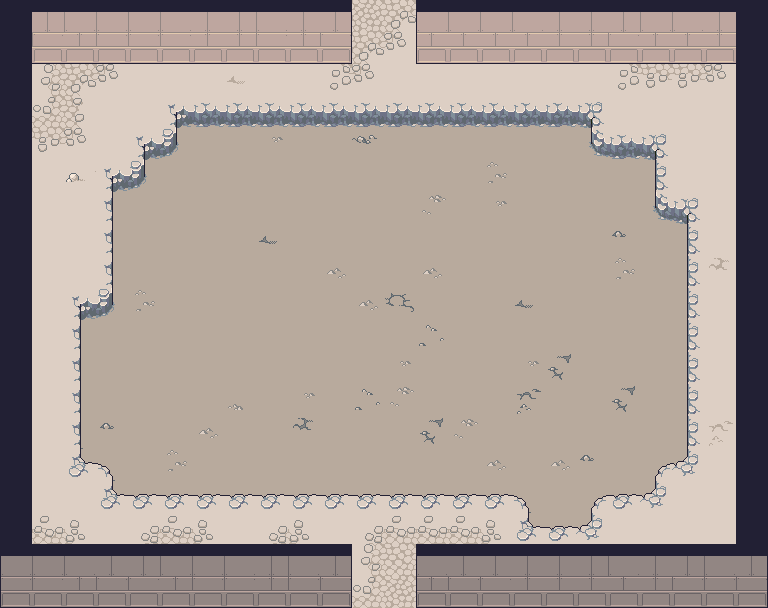

This is a level from a 2D game, rendered from its Tiled map with the project's own tilesets. A one-line summary and the complete map file follow:
An orthogonal 24x19 tile map with 32x32 px tiles, 4 tile layers (terrain, walltexture, walltexture-detail, walltops), 3 tilesets.

<map version="1.9" tiledversion="1.9.0" orientation="orthogonal" renderorder="right-down" width="24" height="19" tilewidth="32" tileheight="32" infinite="0" nextlayerid="5" nextobjectid="1">
 <tileset firstgid="1" source="../../tilesets/gather_terrains_3.x.tsx" />
 <tileset firstgid="7841" source="../../tilesets/Walls/Gather_Walls_unstable.tsx" />
 <tileset firstgid="21473" source="../../tilesets/gather_walls_3.x.tsx" />
 <layer id="1" name="terrain" width="24" height="19">
  <data encoding="csv">
2482,2482,2482,2482,2482,2430,2514,2571,2571,2570,2571,2571,2433,2591,2434,2571,2433,2591,2592,2430,2431,2432,2482,2482,
2482,2430,2431,2432,2482,2590,2591,2591,2591,2591,2434,2433,2592,2482,2590,2591,2592,2482,2482,2510,2570,2513,2432,2482,
2482,2510,2433,2592,2482,2482,2482,2419,2482,2482,2590,2592,2482,2482,2482,2482,2482,2482,2482,2590,2591,2591,2592,2482,
2430,2514,2512,2482,2482,6444,6602,6602,6602,6602,6602,6602,6602,6602,6602,6602,6602,6602,6445,2482,2482,2482,2482,2430,
2590,2591,2592,2482,6444,6603,6881,6881,6802,6881,6881,6724,6881,6881,6881,6881,6881,6881,6601,6602,6445,2482,2482,2590,
2432,2482,2423,6444,6603,6881,6881,6881,6604,6881,6881,6881,6881,6881,6881,6882,6881,6881,6881,6881,6521,2482,2482,2482,
2592,2482,2482,6523,6881,6881,6881,6881,6881,6881,6604,6881,6881,6801,6881,6802,6881,6881,6881,6881,6601,6445,2482,2430,
2432,2482,2482,6523,6881,6881,6881,6881,6725,6881,6881,6881,6881,6881,6881,6881,6881,6881,6881,6805,6881,6521,2482,2510,
2512,2482,2482,6523,6881,6881,6881,6881,6881,6881,6722,6881,6881,6722,6881,6881,6881,6881,6881,6882,6881,6521,2580,2510,
2592,2482,6444,6603,6882,6881,6881,6881,6881,6881,6881,6722,6803,6604,6881,6881,6725,6881,6881,6881,6881,6521,2482,2590,
2482,2482,6523,6881,6881,6881,6881,6881,6881,6881,6881,6881,6881,6885,6881,6881,6881,6881,6881,6604,6881,6521,2482,2482,
2432,2482,6523,6881,6881,6881,6881,6881,6881,6881,6881,6881,6802,6881,6881,6881,6802,6804,6881,6881,6881,6521,2482,2482,
2592,2482,6523,6881,6604,6881,6881,6721,6881,6802,6881,6885,6801,6881,6881,6881,6883,6881,6881,6804,6881,6521,2482,2482,
2482,2482,6523,6805,6881,6881,6722,6881,6881,6884,6881,6881,6881,6804,6801,6881,6881,6881,6881,6881,6881,6521,2420,2482,
2432,2482,6524,6443,6881,6882,6881,6881,6881,6881,6881,6881,6881,6604,6881,6722,6881,6722,6805,6881,6441,6525,2482,2482,
2512,2482,2482,6524,6442,6442,6442,6442,6442,6442,6442,6442,6442,6442,6442,6442,6443,6881,6441,6442,6525,2482,2482,2482,
2513,2431,2432,2482,2430,2431,2432,2482,2430,2432,2482,2430,2431,2431,2431,2432,6524,6442,6525,2482,2482,2482,2482,2482,
2434,2433,2592,2482,2590,2591,2592,2482,2590,2592,2482,2510,2570,2433,2591,2592,2482,2430,2431,2431,2432,2430,2431,2432,
2590,2592,2482,2430,2432,2482,2430,2431,2432,2430,2431,2514,2571,2512,2430,2432,2430,2514,2570,2570,2512,2510,2570,2512
</data>
 </layer>
 <layer id="3" name="walltexture" width="24" height="19">
  <data encoding="csv">
22308,22356,22308,22308,22308,22308,22356,22356,22308,22356,22356,0,0,22308,22308,22308,22308,22356,22356,22356,22308,22308,22356,22356,
22308,22308,22356,22308,22308,22308,22356,22356,22308,22356,22308,0,0,22356,22356,22356,22356,22356,22356,22308,22356,22356,22356,22308,
0,0,0,0,0,0,0,0,0,0,0,0,0,0,0,0,0,0,0,0,0,0,0,0,
0,0,0,0,0,0,0,0,0,0,0,0,0,0,0,0,0,0,0,0,0,0,0,0,
0,0,0,0,0,0,0,0,0,0,0,0,0,0,0,0,0,0,0,0,0,0,0,0,
0,0,0,0,0,0,0,0,0,0,0,0,0,0,0,0,0,0,0,0,0,0,0,0,
0,0,0,0,0,0,0,0,0,0,0,0,0,0,0,0,0,0,0,0,0,0,0,0,
0,0,0,0,0,0,0,0,0,0,0,0,0,0,0,0,0,0,0,0,0,0,0,0,
0,0,0,0,0,0,0,0,0,0,0,0,0,0,0,0,0,0,0,0,0,0,0,0,
0,0,0,0,0,0,0,0,0,0,0,0,0,0,0,0,0,0,0,0,0,0,0,0,
0,0,0,0,0,0,0,0,0,0,0,0,0,0,0,0,0,0,0,0,0,0,0,0,
0,0,0,0,0,0,0,0,0,0,0,0,0,0,0,0,0,0,0,0,0,0,0,0,
0,0,0,0,0,0,0,0,0,0,0,0,0,0,0,0,0,0,0,0,0,0,0,0,
0,0,0,0,0,0,0,0,0,0,0,0,0,0,0,0,0,0,0,0,0,0,0,0,
0,0,0,0,0,0,0,0,0,0,0,0,0,0,0,0,0,0,0,0,0,0,0,0,
0,0,0,0,0,0,0,0,0,0,0,0,0,0,0,0,0,0,0,0,0,0,0,0,
0,0,0,0,0,0,0,0,0,0,0,0,0,0,0,0,0,0,0,0,0,0,0,0,
22310,22310,22310,22358,22358,22310,22310,22310,22358,22310,22358,0,0,22310,22358,22358,22358,22358,22358,22310,22358,22358,22310,22358,
22310,22310,22358,22310,22310,22358,22310,22310,22358,22310,22310,0,0,22358,22310,22310,22358,22358,22358,22358,22358,22310,22310,22310
</data>
 </layer>
 <layer id="4" name="walltexture-detail" width="24" height="19">
  <data encoding="csv">
0,0,0,0,0,0,0,0,0,0,0,0,0,0,0,0,0,0,0,0,0,0,0,0,
26966,26968,26968,26968,26968,26968,26968,26968,26968,26968,26968,0,0,26968,26968,26968,26968,26968,26968,26968,26968,26968,26968,0,
0,0,0,0,0,0,0,0,0,0,0,0,0,0,0,0,0,0,0,0,0,0,0,0,
0,0,0,0,0,0,0,0,0,0,0,0,0,0,0,0,0,0,0,0,0,0,0,0,
0,0,0,0,0,0,0,0,0,0,0,0,0,0,0,0,0,0,0,0,0,0,0,0,
0,0,0,0,0,0,0,0,0,0,0,0,0,0,0,0,0,0,0,0,0,0,0,0,
0,0,0,0,0,0,0,0,0,0,0,0,0,0,0,0,0,0,0,0,0,0,0,0,
0,0,0,0,0,0,0,0,0,0,0,0,0,0,0,0,0,0,0,0,0,0,0,0,
0,0,0,0,0,0,0,0,0,0,0,0,0,0,0,0,0,0,0,0,0,0,0,0,
0,0,0,0,0,0,0,0,0,0,0,0,0,0,0,0,0,0,0,0,0,0,0,0,
0,0,0,0,0,0,0,0,0,0,0,0,0,0,0,0,0,0,0,0,0,0,0,0,
0,0,0,0,0,0,0,0,0,0,0,0,0,0,0,0,0,0,0,0,0,0,0,0,
0,0,0,0,0,0,0,0,0,0,0,0,0,0,0,0,0,0,0,0,0,0,0,0,
0,0,0,0,0,0,0,0,0,0,0,0,0,0,0,0,0,0,0,0,0,0,0,0,
0,0,0,0,0,0,0,0,0,0,0,0,0,0,0,0,0,0,0,0,0,0,0,0,
0,0,0,0,0,0,0,0,0,0,0,0,0,0,0,0,0,0,0,0,0,0,0,0,
0,0,0,0,0,0,0,0,0,0,0,0,0,0,0,0,0,0,0,0,0,0,0,0,
0,0,0,0,0,0,0,0,0,0,0,0,0,0,0,0,0,0,0,0,0,0,0,0,
26974,26974,26974,26974,26974,26974,26974,26974,26974,26974,26974,0,0,26974,26974,26974,26974,26974,26974,26974,26974,26974,26974,26974
</data>
 </layer>
 <layer id="2" name="walltops" width="24" height="19">
  <data encoding="csv">
21473,21570,21570,21570,21570,21570,21570,21570,21570,21570,21571,0,0,21569,21570,21570,21570,21570,21570,21570,21570,21570,21570,21475,
21521,21618,21618,21618,21618,21618,21618,21618,21618,21618,21619,0,0,21617,21618,21618,21618,21618,21618,21618,21618,21618,21618,21523,
21521,0,0,0,0,0,0,0,0,0,0,0,0,0,0,0,0,0,0,0,0,0,0,21523,
21521,0,0,0,0,0,0,0,0,0,0,0,0,0,0,0,0,0,0,0,0,0,0,21523,
21521,0,0,0,0,0,0,0,0,0,0,0,0,0,0,0,0,0,0,0,0,0,0,21523,
21521,0,0,0,0,0,0,0,0,0,0,0,0,0,0,0,0,0,0,0,0,0,0,21523,
21521,0,0,0,0,0,0,0,0,0,0,0,0,0,0,0,0,0,0,0,0,0,0,21523,
21521,0,0,0,0,0,0,0,0,0,0,0,0,0,0,0,0,0,0,0,0,0,0,21523,
21521,0,0,0,0,0,0,0,0,0,0,0,0,0,0,0,0,0,0,0,0,0,0,21523,
21521,0,0,0,0,0,0,0,0,0,0,0,0,0,0,0,0,0,0,0,0,0,0,21523,
21521,0,0,0,0,0,0,0,0,0,0,0,0,0,0,0,0,0,0,0,0,0,0,21523,
21521,0,0,0,0,0,0,0,0,0,0,0,0,0,0,0,0,0,0,0,0,0,0,21523,
21521,0,0,0,0,0,0,0,0,0,0,0,0,0,0,0,0,0,0,0,0,0,0,21523,
21521,0,0,0,0,0,0,0,0,0,0,0,0,0,0,0,0,0,0,0,0,0,0,21523,
21521,0,0,0,0,0,0,0,0,0,0,0,0,0,0,0,0,0,0,0,0,0,0,21523,
21521,0,0,0,0,0,0,0,0,0,0,0,0,0,0,0,0,0,0,0,0,0,0,21523,
21521,0,0,0,0,0,0,0,0,0,0,0,0,0,0,0,0,0,0,0,0,0,0,21523,
21569,21570,21570,21570,21570,21570,21570,21570,21570,21570,21571,0,0,21569,21570,21570,21570,21570,21570,21570,21570,21570,21570,21571,
21617,21618,21618,21618,21618,21618,21618,21618,21618,21618,21619,0,0,21617,21618,21618,21618,21618,21618,21618,21618,21618,21618,21619
</data>
 </layer>
</map>
